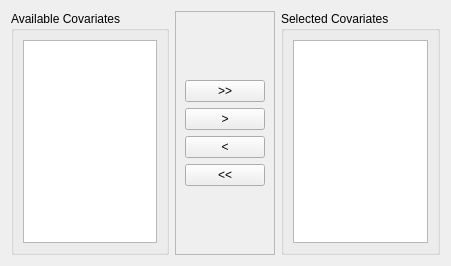
<?xml version="1.0" encoding="UTF-8"?>
<ui version="4.0">
 <class>WizardPage</class>
 <widget class="QWizardPage" name="WizardPage">
  <property name="geometry">
   <rect>
    <x>0</x>
    <y>0</y>
    <width>451</width>
    <height>266</height>
   </rect>
  </property>
  <property name="windowTitle">
   <string>WizardPage</string>
  </property>
  <property name="subTitle">
   <string>Choose the covariates that you want to impute with</string>
  </property>
  <layout class="QHBoxLayout" name="horizontalLayout">
   <item>
    <widget class="QGroupBox" name="groupBox">
     <property name="sizePolicy">
      <sizepolicy hsizetype="Expanding" vsizetype="Expanding">
       <horstretch>0</horstretch>
       <verstretch>0</verstretch>
      </sizepolicy>
     </property>
     <property name="title">
      <string>Available Covariates</string>
     </property>
     <layout class="QVBoxLayout" name="verticalLayout_7">
      <item>
       <widget class="QListWidget" name="available_covs_listWidget"/>
      </item>
     </layout>
    </widget>
   </item>
   <item>
    <widget class="QFrame" name="frame_2">
     <property name="frameShape">
      <enum>QFrame::StyledPanel</enum>
     </property>
     <property name="frameShadow">
      <enum>QFrame::Raised</enum>
     </property>
     <layout class="QVBoxLayout" name="verticalLayout_5">
      <item>
       <spacer name="verticalSpacer_2">
        <property name="orientation">
         <enum>Qt::Vertical</enum>
        </property>
        <property name="sizeHint" stdset="0">
         <size>
          <width>20</width>
          <height>40</height>
         </size>
        </property>
       </spacer>
      </item>
      <item>
       <widget class="QPushButton" name="add_all_pushbutton">
        <property name="text">
         <string>&gt;&gt;</string>
        </property>
       </widget>
      </item>
      <item>
       <widget class="QPushButton" name="add_pushbutton">
        <property name="text">
         <string>&gt;</string>
        </property>
       </widget>
      </item>
      <item>
       <widget class="QPushButton" name="remove_pushButton">
        <property name="text">
         <string>&lt;</string>
        </property>
       </widget>
      </item>
      <item>
       <widget class="QPushButton" name="remove_all_pushButton">
        <property name="text">
         <string>&lt;&lt;</string>
        </property>
       </widget>
      </item>
      <item>
       <spacer name="verticalSpacer">
        <property name="orientation">
         <enum>Qt::Vertical</enum>
        </property>
        <property name="sizeHint" stdset="0">
         <size>
          <width>20</width>
          <height>40</height>
         </size>
        </property>
       </spacer>
      </item>
     </layout>
    </widget>
   </item>
   <item>
    <widget class="QGroupBox" name="groupBox_3">
     <property name="sizePolicy">
      <sizepolicy hsizetype="Expanding" vsizetype="Expanding">
       <horstretch>0</horstretch>
       <verstretch>2</verstretch>
      </sizepolicy>
     </property>
     <property name="title">
      <string>Selected Covariates</string>
     </property>
     <layout class="QVBoxLayout" name="verticalLayout_4">
      <item>
       <widget class="QListWidget" name="selected_covs_listWidget">
        <property name="minimumSize">
         <size>
          <width>0</width>
          <height>100</height>
         </size>
        </property>
       </widget>
      </item>
     </layout>
    </widget>
   </item>
  </layout>
 </widget>
 <resources/>
 <connections/>
</ui>
